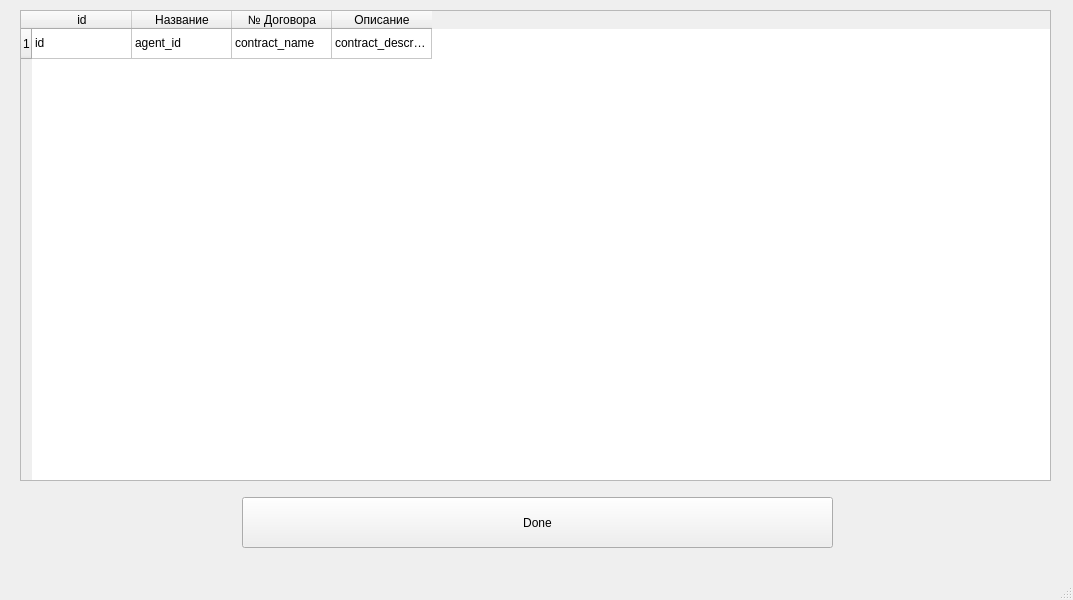
<?xml version="1.0" encoding="UTF-8"?>
<ui version="4.0">
 <class>MainWindow</class>
 <widget class="QMainWindow" name="MainWindow">
  <property name="geometry">
   <rect>
    <x>0</x>
    <y>0</y>
    <width>1073</width>
    <height>600</height>
   </rect>
  </property>
  <property name="windowTitle">
   <string>MainWindow</string>
  </property>
  <widget class="QWidget" name="centralwidget">
   <widget class="QPushButton" name="pushButton">
    <property name="geometry">
     <rect>
      <x>242</x>
      <y>497</y>
      <width>591</width>
      <height>51</height>
     </rect>
    </property>
    <property name="text">
     <string>Done</string>
    </property>
   </widget>
   <widget class="QTableWidget" name="tableWidget">
    <property name="geometry">
     <rect>
      <x>20</x>
      <y>10</y>
      <width>1031</width>
      <height>471</height>
     </rect>
    </property>
    <property name="cursor" stdset="0">
     <cursorShape>ArrowCursor</cursorShape>
    </property>
    <property name="contextMenuPolicy">
     <enum>Qt::DefaultContextMenu</enum>
    </property>
    <property name="editTriggers">
     <set>QAbstractItemView::NoEditTriggers</set>
    </property>
    <row>
     <property name="text">
      <string>1</string>
     </property>
    </row>
    <column>
     <property name="text">
      <string>id</string>
     </property>
    </column>
    <column>
     <property name="text">
      <string>Название</string>
     </property>
    </column>
    <column>
     <property name="text">
      <string>№ Договора</string>
     </property>
    </column>
    <column>
     <property name="text">
      <string>Описание</string>
     </property>
    </column>
    <item row="0" column="0">
     <property name="text">
      <string>id</string>
     </property>
    </item>
    <item row="0" column="1">
     <property name="text">
      <string>agent_id</string>
     </property>
    </item>
    <item row="0" column="2">
     <property name="text">
      <string>contract_name</string>
     </property>
    </item>
    <item row="0" column="3">
     <property name="text">
      <string>contract_description</string>
     </property>
    </item>
   </widget>
  </widget>
  <widget class="QMenuBar" name="menubar">
   <property name="geometry">
    <rect>
     <x>0</x>
     <y>0</y>
     <width>1073</width>
     <height>26</height>
    </rect>
   </property>
  </widget>
  <widget class="QStatusBar" name="statusbar"/>
 </widget>
 <resources/>
 <connections/>
</ui>
